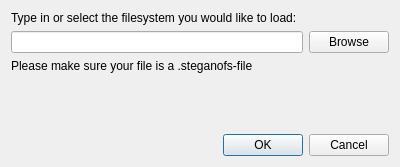
<?xml version="1.0" encoding="UTF-8"?>
<ui version="4.0">
 <class>LoadFileSystemDialog</class>
 <widget class="QDialog" name="LoadFileSystemDialog">
  <property name="geometry">
   <rect>
    <x>0</x>
    <y>0</y>
    <width>400</width>
    <height>167</height>
   </rect>
  </property>
  <property name="windowTitle">
   <string>Dialog</string>
  </property>
  <layout class="QVBoxLayout" name="verticalLayout">
   <item>
    <widget class="QLabel" name="typeInOrSelectLabel">
     <property name="text">
      <string>Type in or select the filesystem you would like to load:</string>
     </property>
    </widget>
   </item>
   <item>
    <layout class="QHBoxLayout" name="horizontalLayout">
     <item>
      <widget class="QLineEdit" name="loadPathLineEdit"/>
     </item>
     <item>
      <widget class="QPushButton" name="fileBrowserButton">
       <property name="text">
        <string>Browse</string>
       </property>
      </widget>
     </item>
    </layout>
   </item>
   <item>
    <widget class="QLabel" name="pleaseMakeSureLabel">
     <property name="text">
      <string>Please make sure your file is a .steganofs-file</string>
     </property>
    </widget>
   </item>
   <item>
    <spacer name="verticalSpacer">
     <property name="orientation">
      <enum>Qt::Vertical</enum>
     </property>
     <property name="sizeHint" stdset="0">
      <size>
       <width>20</width>
       <height>40</height>
      </size>
     </property>
    </spacer>
   </item>
   <item>
    <widget class="QDialogButtonBox" name="buttonBox">
     <property name="orientation">
      <enum>Qt::Horizontal</enum>
     </property>
     <property name="standardButtons">
      <set>QDialogButtonBox::Cancel|QDialogButtonBox::Ok</set>
     </property>
    </widget>
   </item>
  </layout>
 </widget>
 <resources/>
 <connections>
  <connection>
   <sender>buttonBox</sender>
   <signal>accepted()</signal>
   <receiver>LoadFileSystemDialog</receiver>
   <slot>accept()</slot>
   <hints>
    <hint type="sourcelabel">
     <x>248</x>
     <y>254</y>
    </hint>
    <hint type="destinationlabel">
     <x>157</x>
     <y>274</y>
    </hint>
   </hints>
  </connection>
  <connection>
   <sender>buttonBox</sender>
   <signal>rejected()</signal>
   <receiver>LoadFileSystemDialog</receiver>
   <slot>reject()</slot>
   <hints>
    <hint type="sourcelabel">
     <x>316</x>
     <y>260</y>
    </hint>
    <hint type="destinationlabel">
     <x>286</x>
     <y>274</y>
    </hint>
   </hints>
  </connection>
 </connections>
</ui>
